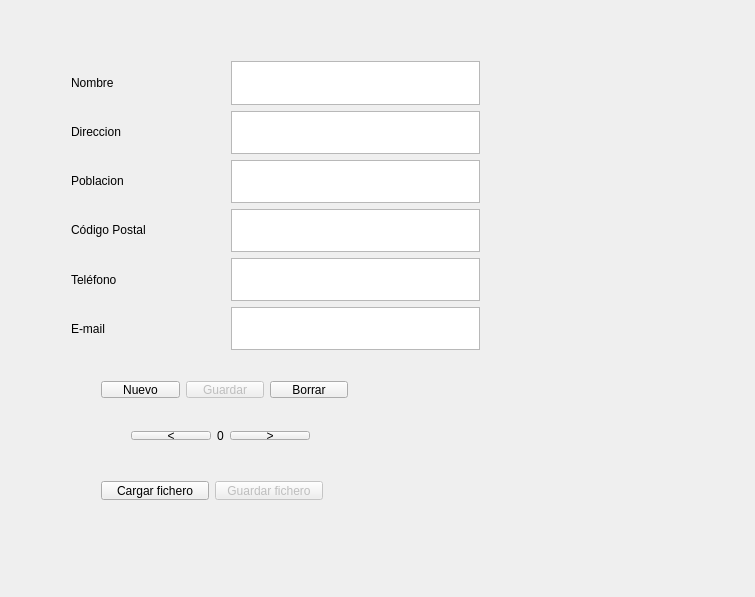
<?xml version="1.0" encoding="UTF-8"?>
<ui version="4.0">
 <class>Widget</class>
 <widget class="QWidget" name="Widget">
  <property name="geometry">
   <rect>
    <x>0</x>
    <y>0</y>
    <width>755</width>
    <height>597</height>
   </rect>
  </property>
  <property name="windowTitle">
   <string>Widget</string>
  </property>
  <widget class="QWidget" name="centralwidget" native="true">
   <property name="geometry">
    <rect>
     <x>10</x>
     <y>10</y>
     <width>571</width>
     <height>591</height>
    </rect>
   </property>
   <widget class="QWidget" name="verticalLayoutWidget">
    <property name="geometry">
     <rect>
      <x>50</x>
      <y>40</y>
      <width>271</width>
      <height>311</height>
     </rect>
    </property>
    <layout class="QVBoxLayout" name="verticalLayout">
     <item>
      <widget class="QLabel" name="label_5">
       <property name="text">
        <string>Nombre</string>
       </property>
      </widget>
     </item>
     <item>
      <widget class="QLabel" name="label_6">
       <property name="text">
        <string>Direccion</string>
       </property>
      </widget>
     </item>
     <item>
      <widget class="QLabel" name="label_4">
       <property name="text">
        <string>Poblacion</string>
       </property>
      </widget>
     </item>
     <item>
      <widget class="QLabel" name="label_3">
       <property name="text">
        <string>Código Postal</string>
       </property>
      </widget>
     </item>
     <item>
      <widget class="QLabel" name="label_2">
       <property name="text">
        <string>Teléfono</string>
       </property>
      </widget>
     </item>
     <item>
      <widget class="QLabel" name="label">
       <property name="text">
        <string>E-mail</string>
       </property>
      </widget>
     </item>
    </layout>
   </widget>
   <widget class="QWidget" name="verticalLayoutWidget_2">
    <property name="geometry">
     <rect>
      <x>210</x>
      <y>40</y>
      <width>271</width>
      <height>311</height>
     </rect>
    </property>
    <layout class="QVBoxLayout" name="verticalLayout_2">
     <property name="spacing">
      <number>6</number>
     </property>
     <item>
      <widget class="QPlainTextEdit" name="INombre"/>
     </item>
     <item>
      <widget class="QPlainTextEdit" name="IDireccion"/>
     </item>
     <item>
      <widget class="QPlainTextEdit" name="IPoblacion"/>
     </item>
     <item>
      <widget class="QPlainTextEdit" name="ICPostal"/>
     </item>
     <item>
      <widget class="QPlainTextEdit" name="ITelefono"/>
     </item>
     <item>
      <widget class="QPlainTextEdit" name="IMail"/>
     </item>
    </layout>
   </widget>
   <widget class="QWidget" name="horizontalLayoutWidget">
    <property name="geometry">
     <rect>
      <x>110</x>
      <y>410</y>
      <width>201</width>
      <height>31</height>
     </rect>
    </property>
    <layout class="QHBoxLayout" name="horizontalLayout">
     <item>
      <widget class="QPushButton" name="BtPrevRegistro">
       <property name="text">
        <string>&lt;</string>
       </property>
      </widget>
     </item>
     <item>
      <widget class="QLabel" name="LbId">
       <property name="maximumSize">
        <size>
         <width>20</width>
         <height>30</height>
        </size>
       </property>
       <property name="text">
        <string>0</string>
       </property>
       <property name="alignment">
        <set>Qt::AlignCenter</set>
       </property>
      </widget>
     </item>
     <item>
      <widget class="QPushButton" name="BtNextRegistro">
       <property name="text">
        <string>&gt;</string>
       </property>
      </widget>
     </item>
    </layout>
   </widget>
   <widget class="QWidget" name="horizontalLayoutWidget_2">
    <property name="geometry">
     <rect>
      <x>80</x>
      <y>360</y>
      <width>269</width>
      <height>39</height>
     </rect>
    </property>
    <layout class="QHBoxLayout" name="horizontalLayout_2">
     <item>
      <widget class="QPushButton" name="BtNuevoRegistro">
       <property name="text">
        <string>Nuevo</string>
       </property>
      </widget>
     </item>
     <item>
      <widget class="QPushButton" name="BtGuardarRegistro">
       <property name="enabled">
        <bool>false</bool>
       </property>
       <property name="text">
        <string>Guardar</string>
       </property>
      </widget>
     </item>
     <item>
      <widget class="QPushButton" name="BtBorrarRegistro">
       <property name="text">
        <string>Borrar</string>
       </property>
      </widget>
     </item>
    </layout>
   </widget>
   <widget class="QWidget" name="horizontalLayoutWidget_3">
    <property name="geometry">
     <rect>
      <x>80</x>
      <y>460</y>
      <width>244</width>
      <height>41</height>
     </rect>
    </property>
    <layout class="QHBoxLayout" name="horizontalLayout_3">
     <item>
      <widget class="QPushButton" name="BtCargaFichero">
       <property name="text">
        <string>Cargar fichero</string>
       </property>
      </widget>
     </item>
     <item>
      <widget class="QPushButton" name="BtGuardarFichero">
       <property name="enabled">
        <bool>false</bool>
       </property>
       <property name="text">
        <string>Guardar fichero</string>
       </property>
      </widget>
     </item>
    </layout>
   </widget>
  </widget>
  <zorder>centralwidget</zorder>
  <zorder>verticalLayoutWidget_3</zorder>
  <zorder>verticalLayoutWidget_3</zorder>
  <zorder>horizontalLayoutWidget_2</zorder>
 </widget>
 <layoutdefault spacing="6" margin="11"/>
 <resources/>
 <connections/>
</ui>
